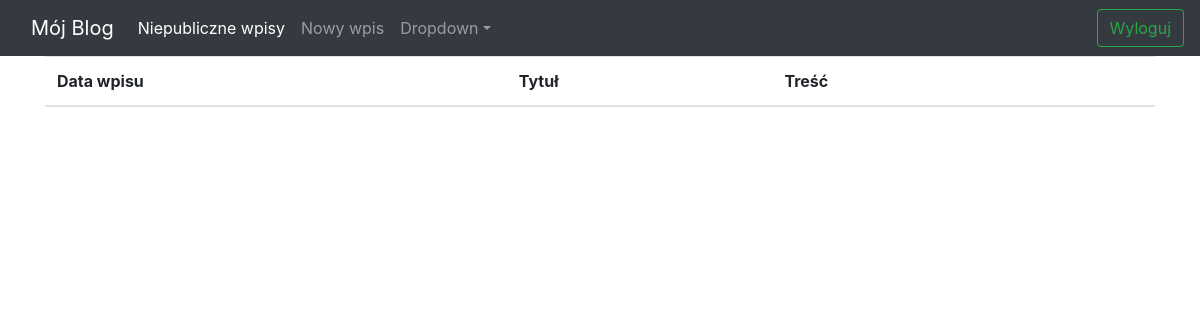
Page /unpublic (signed in) on the earlier database version.
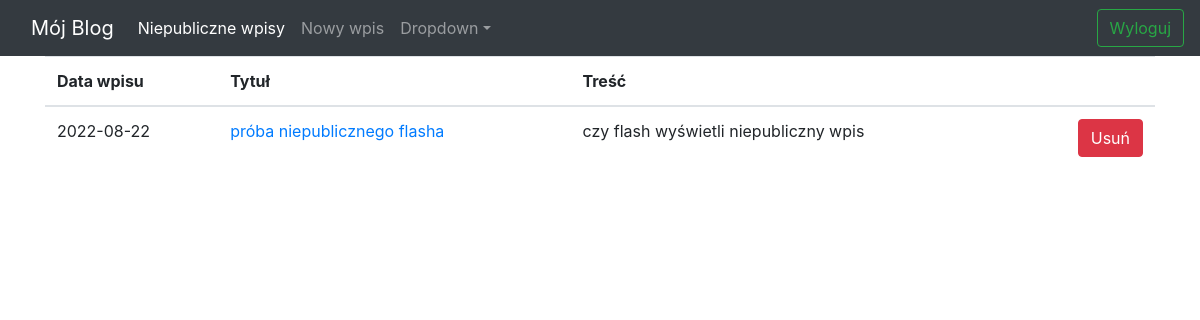
Same page on the later database version.
### app/models.py (models this page shows)
class Post(db.Model):
    id = db.Column(db.Integer, primary_key=True)
    title = db.Column(db.String(20),  nullable=False, unique=True)
    post_content = db.Column(db.String(100),  nullable=False)
    pub_date = db.Column(db.DateTime(),  nullable=False, default=datetime.datetime.utcnow)
    is_public = db.Column(db.Boolean(),  default=False)

### app/routes.py (the view)
@app.route("/unpublic")
@login_required
def list_drafts():
    unpublic_posts = Post.query.filter_by(is_public=False).order_by(Post.pub_date.desc())
    return render_template("drafts.html", all_posts=unpublic_posts)

### app/routes.py (called while the page is built)
def login_required(view_func):
   @functools.wraps(view_func)
   def check_permissions(*args, **kwargs):
       if session.get('logged_in'):
           return view_func(*args, **kwargs)
       return redirect(url_for('login', next=request.path))
   return check_permissions

### app/templates/drafts.html
{% extends "base.html" %}
{% block content %}
    <table class="table table-hover">
    <thead>
        <tr>
          <th scope="col">Data wpisu</th>
          <th scope="col">Tytuł</th>
          <th scope="col">Treść</th>
          <th scope="col"></th>
        </tr>
    </thead>
    {%for post in all_posts%}
    <tbody>
    <tr>
      <td>{{post.pub_date.strftime('%Y-%m-%d')}}</td>
      <td><a href="{{ url_for('edit_and_add_post', post_id=post.id) }}" >
               {{ post.title }}
           </a></td>
      <td>{{post.post_content|truncate(40, True)}}</td>
      <td><form method = "POST" action="{{ url_for('delete_post', post_id=post.id) }}" name="edit_post" class="nav justify-content-end" >
            <button type="submit" class="btn btn-danger" >
                    Usuń
            </button>
           </form>
      </td>
    </tr>
   {% endfor %}
    </table>
{% endblock %}

Differences in the rows shown:
added Post: pub_date "2022-08-22", title "próba niepublicznego flasha", post_content "czy flash wyświetli niepubliczny wpis"
